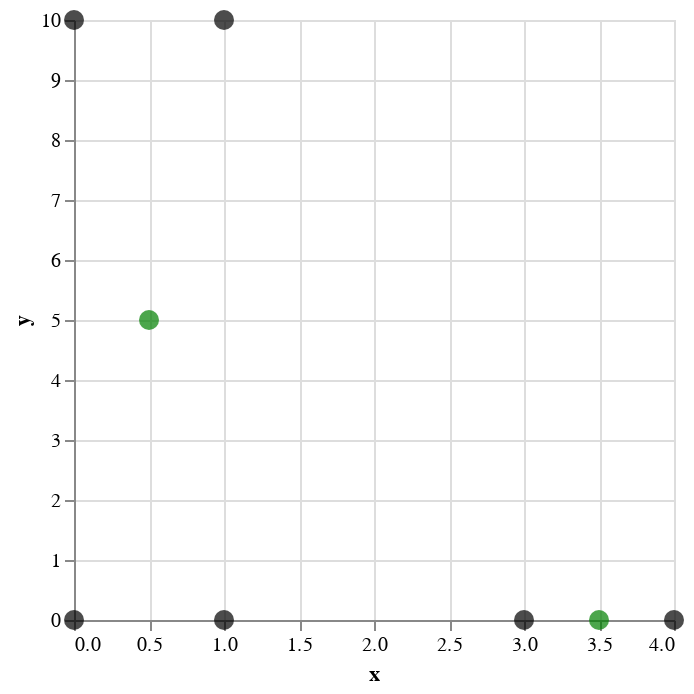

Source (notebook cell):
### Code cell
datapoints + average1

### Figure 1 — Vega-Lite specification as saved in the notebook (floating-point values rounded to 4 significant figures)
{"config": {"view": {"continuousWidth": 300, "continuousHeight": 300}}, "layer": [{"data": {"name": "data-94131af95bdb0397aa4e973f5f50880e"}, "mark": {"type": "point", "color": "black", "filled": true, "size": 100}, "encoding": {"x": {"field": "x", "type": "quantitative"}, "y": {"field": "y", "type": "quantitative"}}}, {"data": {"name": "data-1aad7ad9f5ded75a32aa52cba1158594"}, "mark": {"type": "point", "color": "green", "filled": true, "size": 100}, "encoding": {"x": {"field": "x", "type": "quantitative"}, "y": {"field": "y", "type": "quantitative"}}}], "$schema": "https://vega.github.io/schema/vega-lite/v5.8.0.json", "datasets": {"data-94131af95bdb0397aa4e973f5f50880e": [{"x": 0, "y": 0}, {"x": 0, "y": 10}, {"x": 1, "y": 0}, {"x": 1, "y": 10}, {"x": 3, "y": 0}, {"x": 4, "y": 0}], "data-1aad7ad9f5ded75a32aa52cba1158594": [{"x": 3.5, "y": 0}, {"x": 0.5, "y": 5}]}}
